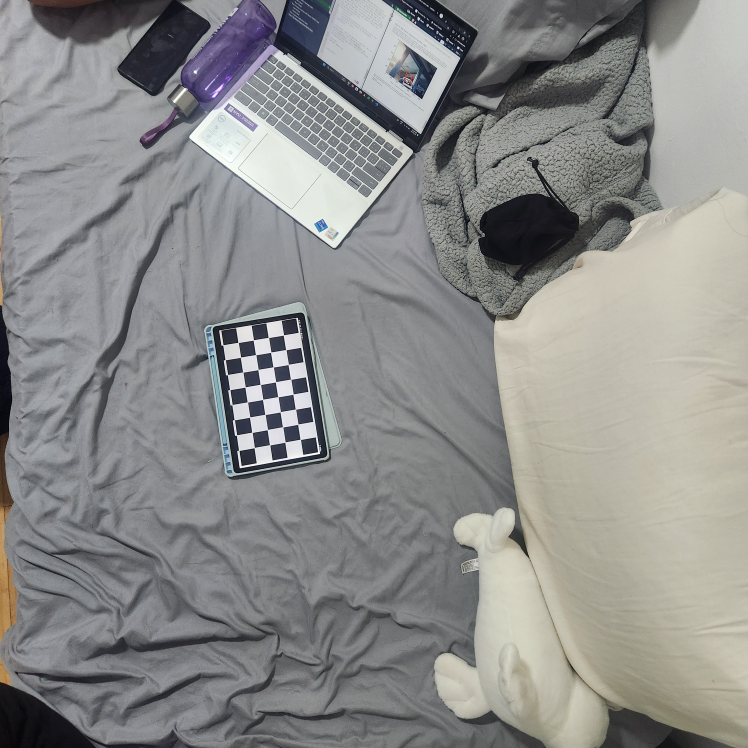
#> input picture Robot Perception/Assignment-1/Calibration_images_far/Image_1.jpg, 2992 x 2992 px (shown at 1/4 size); its folder holds only this picture in this run
$ python Task3_far.py
#> lines starting #> are read from the running program, lines starting #| are printed output that depends on the picture; after the words box and inside, x2 and y2 are one past the last pixel; in counts of white or black regions, pixels touching at a corner belong together; long printed decimals are rounded
import numpy as np
import cv2 as cv
import glob

# termination criteria
criteria = (cv.TERM_CRITERIA_EPS + cv.TERM_CRITERIA_MAX_ITER, 30, 0.001)

# prepare object points, like (0,0,0), (1,0,0), (2,0,0) ....,(6,5,0)
objp = np.zeros((4*8,3), np.float32)
objp[:,:2] = np.mgrid[0:4,0:8].T.reshape(-1,2)

# Arrays to store object points and image points from all the images.
objpoints = [] # 3d point in real world space
imgpoints = [] # 2d points in image plane.

images = glob.glob('*.jpg')

for fname in images:
    img = cv.imread(fname)
#> img is the input picture: shape (2992, 2992, 3); mean B, G, R 139, 140.4, 140.2
    print(fname)
    # cv.waitKey(0)
    img=cv.resize(img,dsize=[720,720],fx=1,fy=1,interpolation=cv.INTER_AREA)
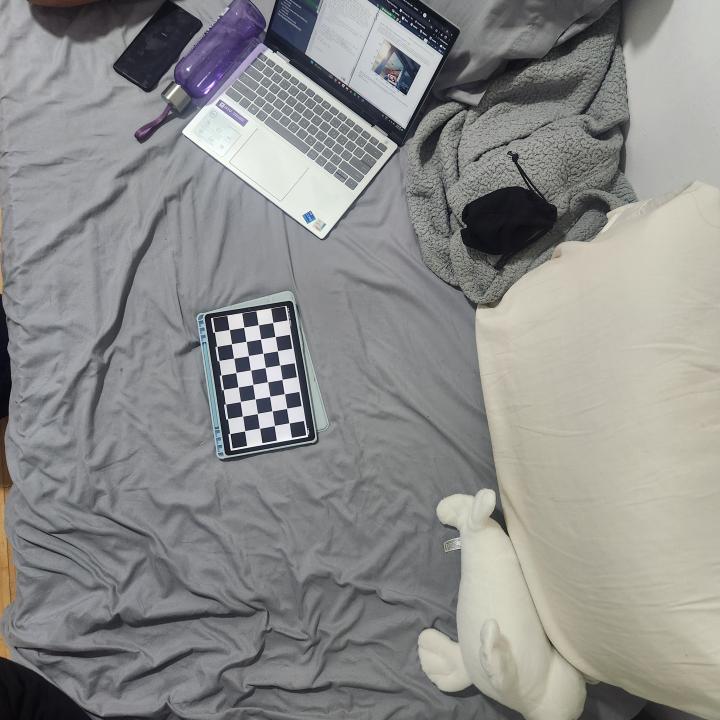
#> img: shape (720, 720, 3); mean B, G, R 139, 140.4, 140.2
    grey = cv.cvtColor(img, cv.COLOR_BGR2GRAY)
    # cv.imshow('img',gray)
    # Find the chess board corners
    ret, corners = cv.findChessboardCorners(grey, (4,8), None)
#> ret = True; corners = 32 rows, first 8: [229.2, 329.5], [243.8, 327.2], [258.3, 324.6], [272.7, 322.4], [231.4, 343.8], [246, 341.4], [260.5, 339], [275.1, 336.4]
    # print(img.shape)
    # print(ret)

    # If found, add object points, image points (after refining them)
    if ret == True:
        objpoints.append(objp)

        corners2 = cv.cornerSubPix(grey,corners, (11,11), (-1,-1), criteria)
#> corners2 = 32 rows, first 8: [229.2, 329.5], [243.7, 327.2], [258.3, 324.7], [272.7, 322.4], [231.4, 343.8], [246.1, 341.4], [260.5, 339], [275.1, 336.5]
        imgpoints.append(corners2)
        # Draw and display the corners
        cv.drawChessboardCorners(img, (4,8), corners2, ret)
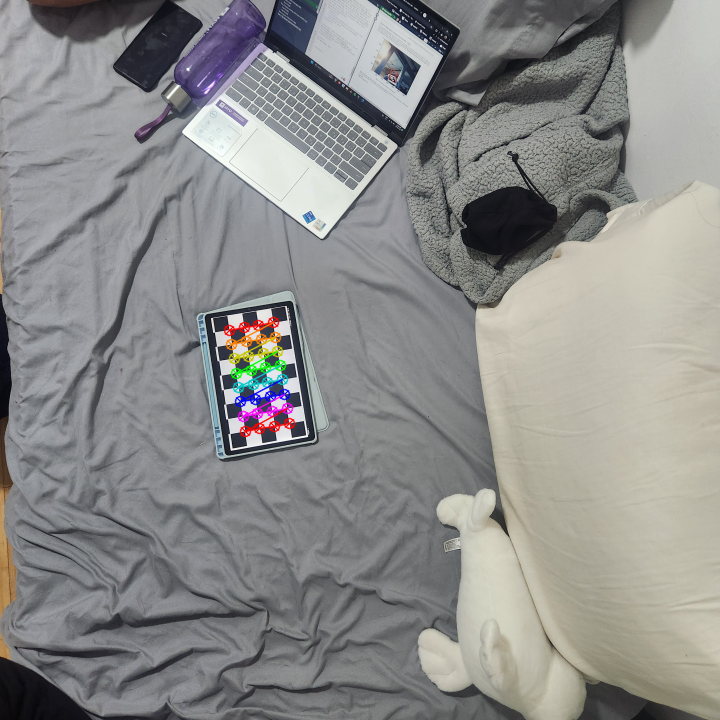
#> img: shape (720, 720, 3); 0.82% of pixels changed, all inside (x1, y1, x2, y2) = (223, 316, 296, 438)
        cv.imshow('img', img)
        cv.waitKey(500)

cv.destroyAllWindows()
ret, mtx, dist, rvecs, tvecs = cv.calibrateCamera(objpoints, imgpoints, grey.shape[::-1], None, None)
#> ret = 0.0575; mtx = [[351.4, 0, 353.2], [0, 349.4, 338.5], [0, 0, 1]]; dist = [[0.101, -0.597, -0.00849, -0.00283, 1.98]]; rvecs = ([-0.0806, -0.0128, -0.173],); tvecs = ([-8.5, -0.589, 24.36],)

print("Camera matrix : \n")
print(mtx)
#| [[351.400   0.         353.167]
#|  [  0.         349.445 338.455]
#|  [  0.           0.           1.        ]]
print("\n")
print("dist : \n")
print(dist)
#| [[ 0.1014 -0.5967  -0.008494 -0.002829  1.977]]

$ run again, on Robot Perception/Assignment-1/Calibration_images_far/Image_5.jpg
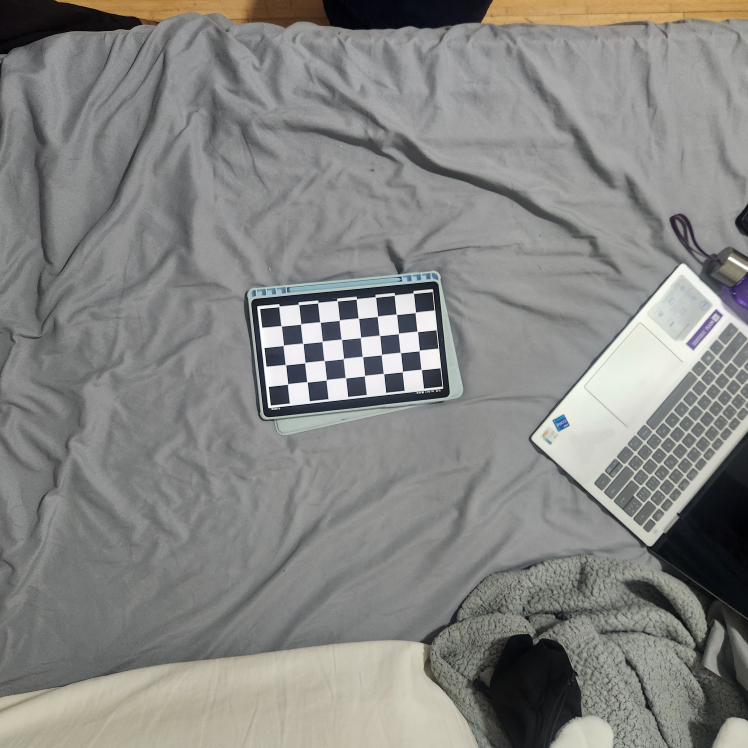
#> input picture Robot Perception/Assignment-1/Calibration_images_far/Image_5.jpg, 2992 x 2992 px (shown at 1/4 size)
#> img is the input picture: shape (2992, 2992, 3); mean B, G, R 131.6, 134.2, 134.2
#> `grey = cv.cvtColor(img, cv.COLOR_BGR2GRAY)`:
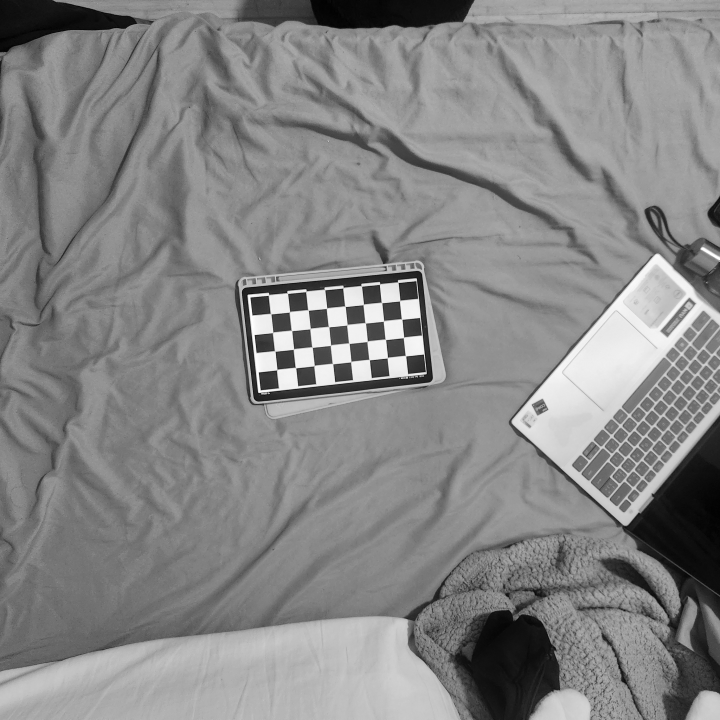
#> grey: shape (720, 720); min 1, max 255, mean 133.9
#> `ret, corners = cv.findChessboardCorners(grey, (4,8), None)`: ret = True; corners = 32 rows, first 8: [399.6, 300.6], [401.6, 319], [403.5, 337.4], [405.5, 355.7], [381.6, 302.5], [383.4, 321], [385.4, 339.4], [387.3, 357.6]
#> corners2 = 32 rows, first 8: [399.7, 300.5], [401.6, 319], [403.5, 337.3], [405.5, 355.6], [381.5, 302.5], [383.4, 320.8], [385.4, 339.3], [387.3, 357.6]
#> `cv.drawChessboardCorners(img, (4,8), corners2, ret)`:
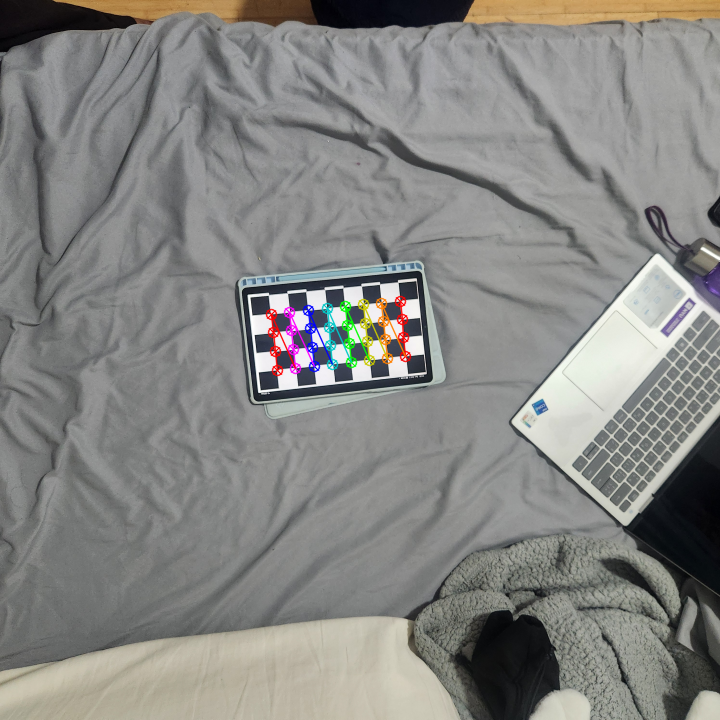
#> img: shape (720, 720, 3); mean B, G, R 131.1, 133.9, 134.1
#> `ret, mtx, dist, rvecs, tvecs = cv.calibrateCamera(objpoints, imgpoints..`: ret = 0.0604; mtx = [[629, 0, 357.3], [0, 630.6, 346], [0, 0, 1]]; dist = [[-0.236, 32.08, -0.00964, 0.00335, -700.8]]; rvecs = ([-0.0666, -0.0618, 1.46],); tvecs = ([2.3, -2.46, 34.25],)
#| [[629.046   0.         357.272]
#|  [  0.         630.572 345.989]
#|  [  0.           0.           1.        ]]
#| [[-2.35774931e-01  3.20821101e+01 -9.63941120e-03  3.34578811e-03
#|   -7.00755413e+02]]

$ run again, on Robot Perception/Assignment-1/Calibration_images_far/Image_6.jpg
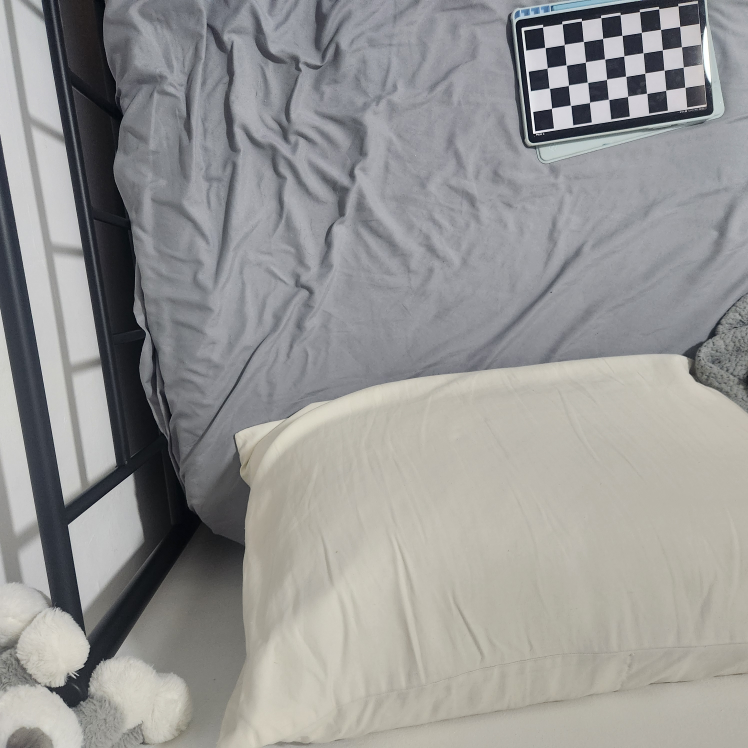
#> input picture Robot Perception/Assignment-1/Calibration_images_far/Image_6.jpg, 2992 x 2992 px (shown at 1/4 size)
#> img is the input picture: shape (2992, 2992, 3); mean B, G, R 148.3, 149.6, 149.9
#> `img=cv.resize(img,dsize=[720,720],fx=1,fy=1,interpolation=cv.INTER_AREA)`:
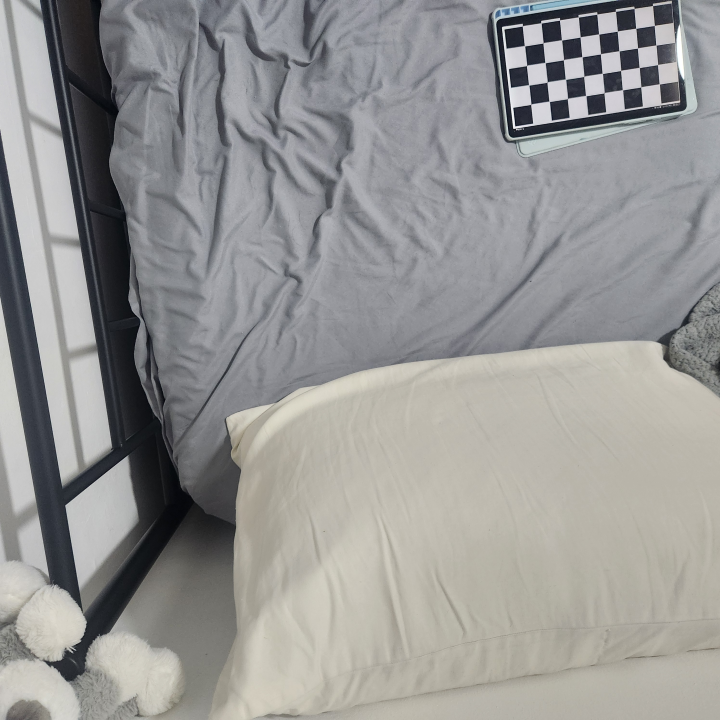
#> img: shape (720, 720, 3); mean B, G, R 148.3, 149.6, 149.9
#> `ret, corners = cv.findChessboardCorners(grey, (4,8), None)`: ret = True; corners = 32 rows, first 8: [654.4, 25.47], [655.9, 45.03], [657.5, 64.55], [659.3, 83.77], [635.6, 28.33], [637.4, 48], [639.2, 67.49], [640.7, 86.82]
#> corners2 = 32 rows, first 8: [654.3, 25.39], [655.9, 44.89], [657.5, 64.53], [659.3, 83.74], [635.7, 28.29], [637.5, 47.93], [639.2, 67.4], [640.8, 86.81]
#> `cv.drawChessboardCorners(img, (4,8), corners2, ret)`:
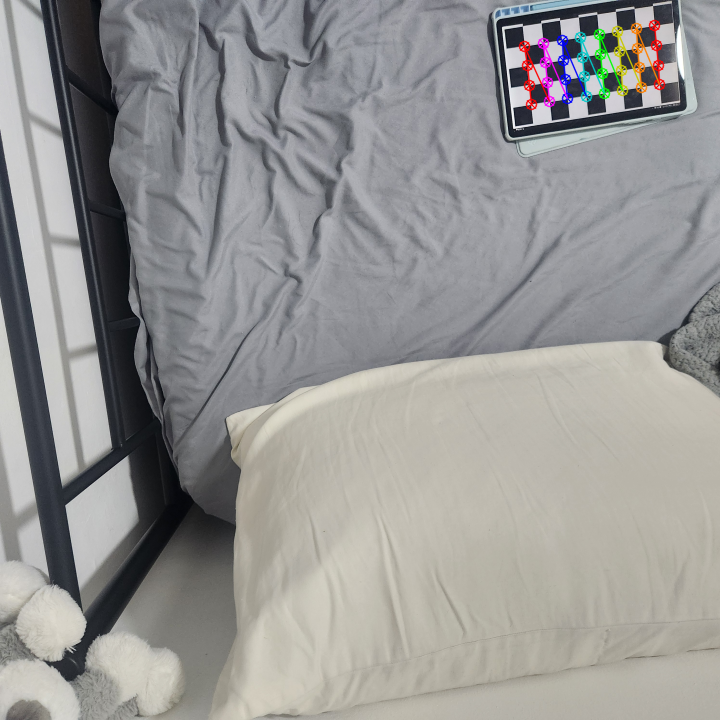
#> img: shape (720, 720, 3); 0.99% of pixels changed, all inside (x1, y1, x2, y2) = (518, 19, 666, 111)
#> `ret, mtx, dist, rvecs, tvecs = cv.calibrateCamera(objpoints, imgpoints..`: ret = 0.0632; mtx = [[1113.5, 0, 358.9], [0, 1122, 361.8], [0, 0, 1]]; dist = [[-0.219, 4.31, 0.0464, 0.0126, -11.93]]; rvecs = ([-0.0315, -0.284, 1.39],); tvecs = ([15.22, -17.78, 58.12],)
#| [[1.11347246e+03 0.00000000e+00 3.58903361e+02]
#|  [0.00000000e+00 1.12200325e+03 3.61818865e+02]
#|  [0.00000000e+00 0.00000000e+00 1.00000000e+00]]
#| [[ -0.2195   4.305   0.04645    0.01257 -11.932]]

$ run again, on Robot Perception/Assignment-1/Calibration_images_far/Image_7.jpg
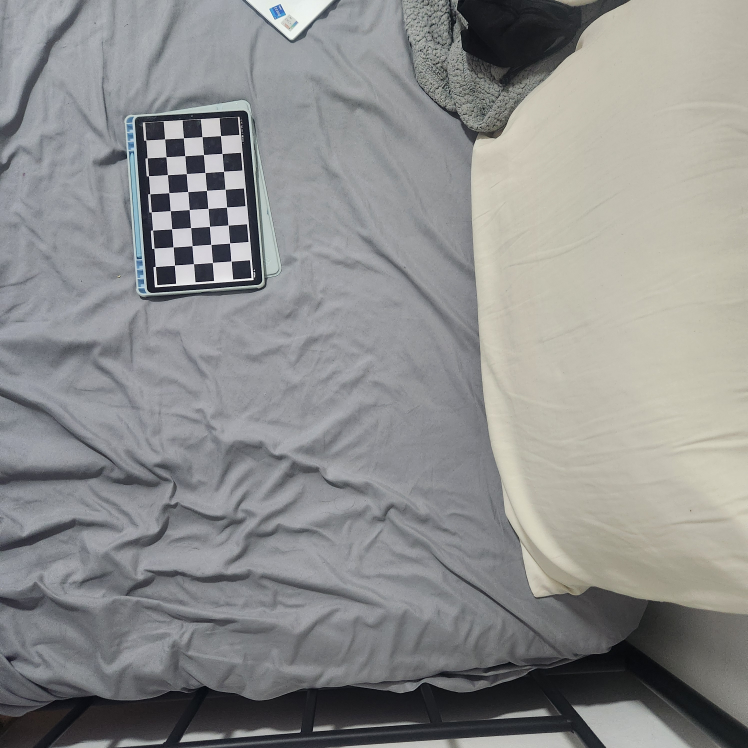
#> input picture Robot Perception/Assignment-1/Calibration_images_far/Image_7.jpg, 2992 x 2992 px (shown at 1/4 size)
#> img is the input picture: shape (2992, 2992, 3); mean B, G, R 141, 141.8, 141.3
#> `img=cv.resize(img,dsize=[720,720],fx=1,fy=1,interpolation=cv.INTER_AREA)`:
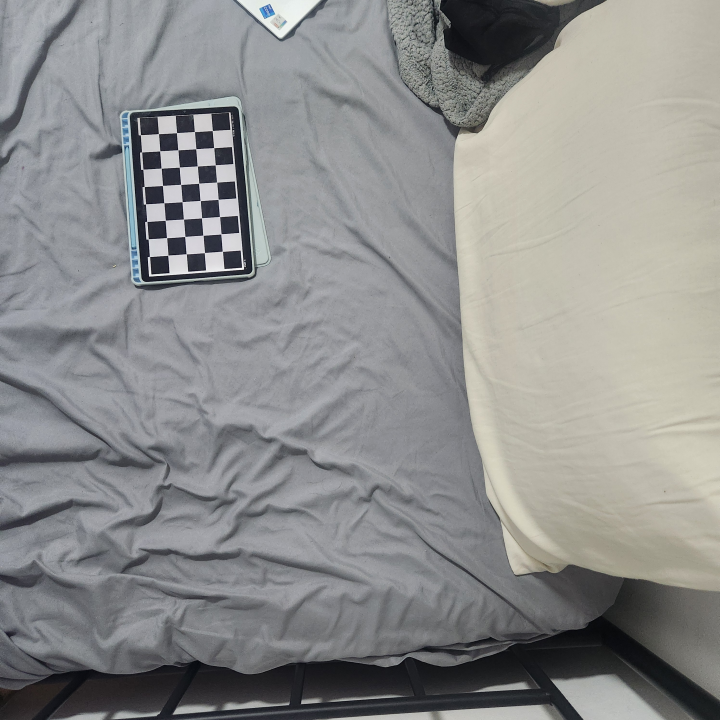
#> img: shape (720, 720, 3); mean B, G, R 141, 141.8, 141.3
#> `ret, corners = cv.findChessboardCorners(grey, (4,8), None)`: ret = True; corners = 32 rows, first 8: [158.5, 133.5], [176.5, 132.6], [194.4, 131.5], [212.4, 130.6], [159.6, 150.8], [177.8, 149.8], [195.7, 148.6], [213.7, 147.6]
#> corners2 = 32 rows, first 8: [158.5, 133.6], [176.5, 132.7], [194.4, 131.6], [212.3, 130.5], [159.7, 150.9], [177.8, 149.8], [195.8, 148.7], [213.7, 147.6]
#> `cv.drawChessboardCorners(img, (4,8), corners2, ret)`:
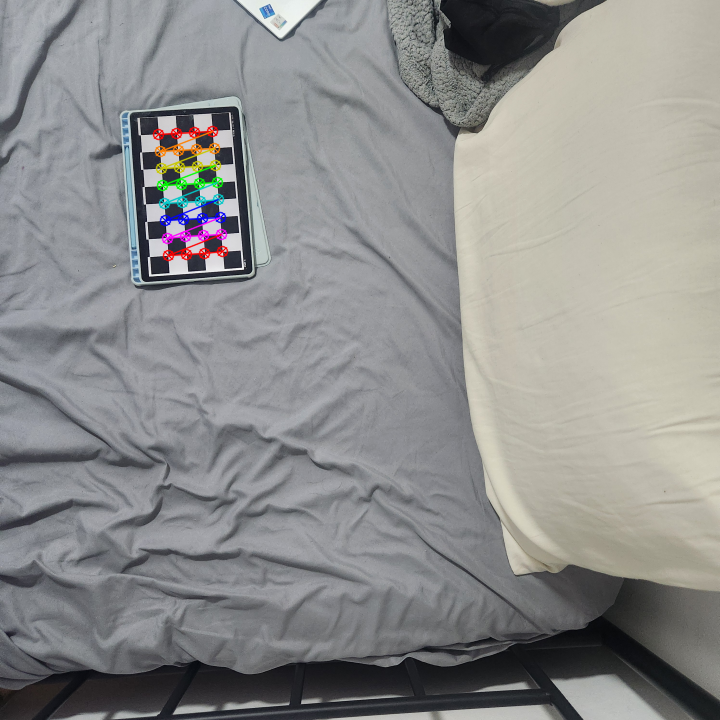
#> img: shape (720, 720, 3); 0.94% of pixels changed, all inside (x1, y1, x2, y2) = (152, 125, 229, 262)
#> `ret, mtx, dist, rvecs, tvecs = cv.calibrateCamera(objpoints, imgpoints..`: ret = 0.0721; mtx = [[742.5, 0, 333.5], [0, 747.7, 377.1], [0, 0, 1]]; dist = [[0.251, 0.0965, 0.0166, 0.00843, -1.51]]; rvecs = ([-0.135, -0.0494, -0.0909],); tvecs = ([-9.9, -13.69, 42.62],)
#| [[742.498   0.         333.509]
#|  [  0.         747.748 377.083 ]
#|  [  0.           0.           1.        ]]
#| [[ 0.2514  0.09653  0.01659  0.008431 -1.510]]

$ run again, on Robot Perception/Assignment-1/Calibration_images_far/Image_2.jpg
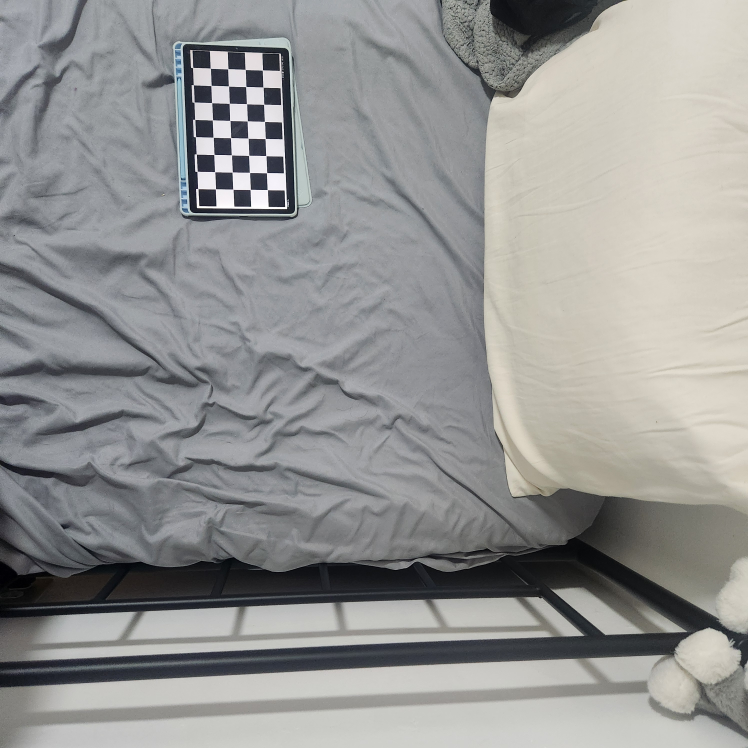
#> input picture Robot Perception/Assignment-1/Calibration_images_far/Image_2.jpg, 2992 x 2992 px (shown at 1/4 size)
#> img is the input picture: shape (2992, 2992, 3); mean B, G, R 147.5, 148.8, 148.5
#> `img=cv.resize(img,dsize=[720,720],fx=1,fy=1,interpolation=cv.INTER_AREA)`:
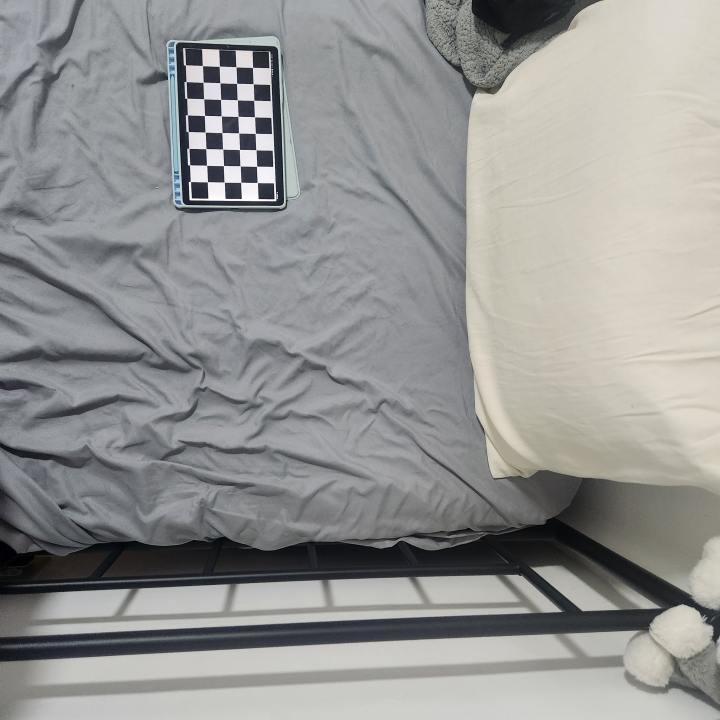
#> img: shape (720, 720, 3); mean B, G, R 147.5, 148.8, 148.5
#> `ret, corners = cv.findChessboardCorners(grey, (4,8), None)`: ret = True; corners = 32 rows, first 8: [202.4, 65.55], [219.4, 66.26], [235.9, 66.7], [252.5, 67.43], [203.2, 82.3], [219.9, 82.67], [236.6, 83.36], [253.2, 83.76]
#> corners2 = 32 rows, first 8: [202.4, 65.56], [219.4, 66.33], [235.9, 66.81], [252.5, 67.4], [203.2, 82.35], [219.9, 82.75], [236.5, 83.39], [253.2, 83.77]
#> `cv.drawChessboardCorners(img, (4,8), corners2, ret)`:
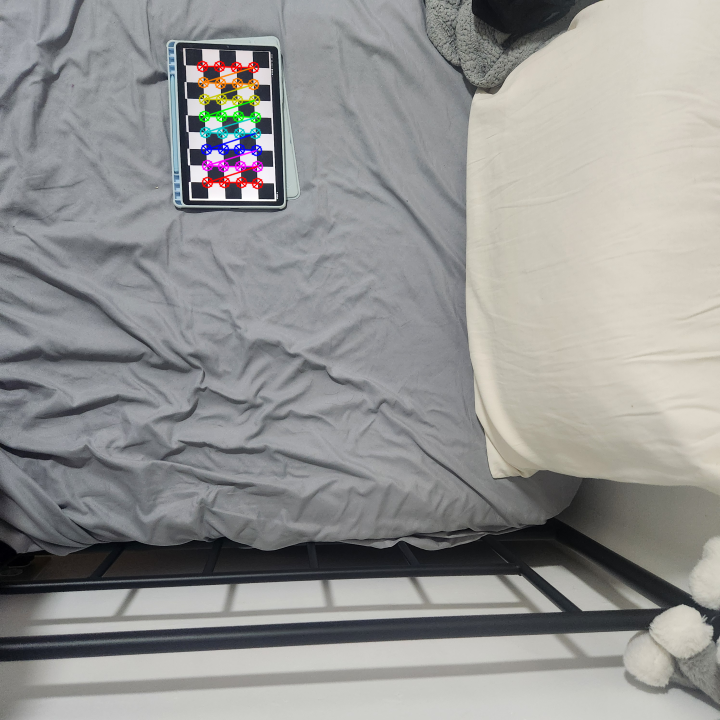
#> img: shape (720, 720, 3); 0.9% of pixels changed, all inside (x1, y1, x2, y2) = (196, 60, 264, 190)
#> `ret, mtx, dist, rvecs, tvecs = cv.calibrateCamera(objpoints, imgpoints..`: ret = 0.11; mtx = [[3179.8, 0, 357.3], [0, 3448.1, 351.6], [0, 0, 1]]; dist = [[10.49, 99.39, 0.475, 0.286, -12328.9]]; rvecs = ([-0.365, -0.283, -0.0252],); tvecs = ([-9.39, -15.96, 180.3],)
#| [[3.17976741e+03 0.00000000e+00 3.57268326e+02]
#|  [0.00000000e+00 3.44812327e+03 3.51571094e+02]
#|  [0.00000000e+00 0.00000000e+00 1.00000000e+00]]
#| [[ 1.04878232e+01  9.93908134e+01  4.75195059e-01  2.85903566e-01
#|   -1.23288714e+04]]
